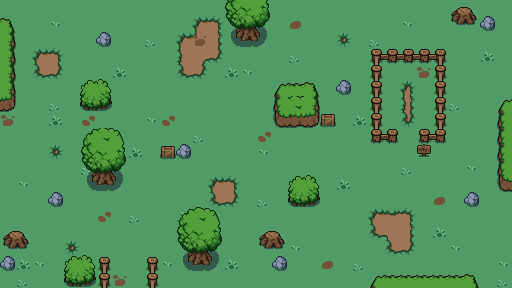

Rendered tile map (Tiled .tmx) drawn with the repository's tilesets; below, a short description and the map source with its tile grids summarised:
An orthogonal 32x18 tile map with 16x16 px tiles, 3 tile layers (ground, bgd_1, fgd_1), 2 tilesets and 49 objects (5x SLIME, 2x CHEST, PLAYER, BLOB).

<map version="1.10" tiledversion="1.11.0" orientation="orthogonal" renderorder="right-down" width="32" height="18" tilewidth="16" tileheight="16" infinite="0" nextlayerid="6" nextobjectid="13">
 <properties>
  <property name="music" value="fields.ogg" />
 </properties>
 <tileset firstgid="1" name="map" tilewidth="16" tileheight="16" spacing="6" margin="3" tilecount="121" columns="11">
  <image source="../graphics/map.png" width="242" height="242" />
  <tile id="3">
   <objectgroup draworder="index" id="2">
    <object id="1" x="0" y="10.125" width="16" height="5.875" />
   </objectgroup>
  </tile>
  <tile id="14">
   <objectgroup draworder="index" id="2">
    <object id="1" x="0" y="1" width="16" height="15" />
   </objectgroup>
  </tile>
  <tile id="15">
   <objectgroup draworder="index" id="2">
    <object id="1" x="0" y="0" width="4.375" height="9.375" />
   </objectgroup>
  </tile>
  <tile id="16">
   <objectgroup draworder="index" id="2">
    <object id="1" x="0" y="0" width="13" height="9" />
   </objectgroup>
  </tile>
  <tile id="17">
   <objectgroup draworder="index" id="2">
    <object id="1" x="0" y="7" width="11" height="9" />
   </objectgroup>
  </tile>
  <tile id="22">
   <objectgroup draworder="index" id="2">
    <object id="1" x="0" y="1" width="15" height="15" />
   </objectgroup>
  </tile>
  <tile id="23">
   <objectgroup draworder="index" id="2">
    <object id="1" x="2" y="0" width="13" height="16" />
   </objectgroup>
  </tile>
  <tile id="24">
   <objectgroup draworder="index" id="2">
    <object id="1" x="0" y="2" width="16" height="13" />
   </objectgroup>
  </tile>
  <tile id="26">
   <objectgroup draworder="index" id="2">
    <object id="1" x="0" y="1" width="15" height="15" />
   </objectgroup>
  </tile>
  <tile id="27">
   <objectgroup draworder="index" id="2">
    <object id="1" x="0" y="0" width="15" height="16" />
   </objectgroup>
  </tile>
  <tile id="28">
   <objectgroup draworder="index" id="2">
    <object id="1" x="2" y="1" width="13" height="15" />
   </objectgroup>
  </tile>
  <tile id="29">
   <objectgroup draworder="index" id="2">
    <object id="1" x="2" y="0" width="13" height="16" />
   </objectgroup>
  </tile>
  <tile id="33">
   <objectgroup draworder="index" id="2">
    <object id="1" x="0" y="0" width="15" height="16" />
   </objectgroup>
  </tile>
  <tile id="35">
   <objectgroup draworder="index" id="2">
    <object id="1" x="1" y="0" width="14" height="13" />
   </objectgroup>
  </tile>
  <tile id="37">
   <objectgroup draworder="index" id="2">
    <object id="1" x="0" y="0" width="16" height="16" />
   </objectgroup>
  </tile>
  <tile id="44">
   <objectgroup draworder="index" id="2">
    <object id="1" x="0" y="0" width="16" height="9" />
   </objectgroup>
  </tile>
  <tile id="51">
   <objectgroup draworder="index" id="2">
    <object id="1" x="0" y="0" width="15" height="15" />
   </objectgroup>
  </tile>
  <tile id="55">
   <objectgroup draworder="index" id="2">
    <object id="1" x="0" y="1" width="16" height="15" />
   </objectgroup>
  </tile>
  <tile id="56">
   <objectgroup draworder="index" id="2">
    <object id="1" x="0" y="0" width="16" height="16" />
   </objectgroup>
  </tile>
  <tile id="58">
   <objectgroup draworder="index" id="2">
    <object id="1" x="0" y="0" width="16" height="16" />
   </objectgroup>
  </tile>
  <tile id="59">
   <objectgroup draworder="index" id="2">
    <object id="1" x="2" y="3" width="14" height="13" />
   </objectgroup>
  </tile>
  <tile id="66">
   <objectgroup draworder="index" id="2">
    <object id="1" x="0" y="0" width="16" height="16" />
   </objectgroup>
  </tile>
  <tile id="71">
   <objectgroup draworder="index" id="2">
    <object id="1" x="0" y="0" width="16" height="16" />
   </objectgroup>
  </tile>
  <tile id="72">
   <objectgroup draworder="index" id="2">
    <object id="1" x="11.75" y="0" width="4.25" height="6" />
   </objectgroup>
  </tile>
  <tile id="75">
   <objectgroup draworder="index" id="2">
    <object id="1" x="1" y="0" width="15" height="16" />
   </objectgroup>
  </tile>
  <tile id="76">
   <objectgroup draworder="index" id="2">
    <object id="1" x="0" y="0" width="16" height="16" />
   </objectgroup>
  </tile>
  <tile id="79">
   <objectgroup draworder="index" id="2">
    <object id="1" x="1" y="0" width="15" height="16" />
   </objectgroup>
  </tile>
  <tile id="84">
   <objectgroup draworder="index" id="2">
    <object id="1" x="2" y="0" width="14" height="16" />
   </objectgroup>
  </tile>
  <tile id="85">
   <objectgroup draworder="index" id="2">
    <object id="1" x="0" y="2" width="15" height="14" />
   </objectgroup>
  </tile>
  <tile id="89">
   <objectgroup draworder="index" id="2">
    <object id="1" x="2" y="0" width="14" height="16" />
   </objectgroup>
  </tile>
  <tile id="98">
   <objectgroup draworder="index" id="2">
    <object id="1" x="0" y="0" width="16" height="15" />
   </objectgroup>
  </tile>
  <tile id="102">
   <objectgroup draworder="index" id="2">
    <object id="1" x="2" y="1" width="14" height="15" />
   </objectgroup>
  </tile>
  <tile id="106">
   <objectgroup draworder="index" id="2">
    <object id="1" x="0" y="0" width="16" height="15" />
   </objectgroup>
  </tile>
  <tile id="107">
   <objectgroup draworder="index" id="2">
    <object id="1" x="2" y="1" width="13" height="15" />
   </objectgroup>
  </tile>
  <tile id="113">
   <objectgroup draworder="index" id="2">
    <object id="1" x="0" y="3" width="16" height="13" />
   </objectgroup>
  </tile>
  <tile id="115">
   <objectgroup draworder="index" id="2">
    <object id="1" x="11.5" y="11.625" width="4.5" height="4.375" />
   </objectgroup>
  </tile>
  <tile id="116">
   <objectgroup draworder="index" id="2">
    <object id="1" x="3" y="0" width="13" height="9" />
   </objectgroup>
  </tile>
  <tile id="117">
   <objectgroup draworder="index" id="2">
    <object id="1" x="3" y="7" width="13" height="9" />
   </objectgroup>
  </tile>
  <tile id="118">
   <objectgroup draworder="index" id="2">
    <object id="1" x="0" y="12" width="2.375" height="4" />
   </objectgroup>
  </tile>
  <tile id="119">
   <objectgroup draworder="index" id="2">
    <object id="1" x="2" y="1" width="14" height="15" />
   </objectgroup>
  </tile>
 </tileset>
 <tileset firstgid="122" name="entities" tilewidth="48" tileheight="48" tilecount="3" columns="0">
  <grid orientation="orthogonal" width="1" height="1" />
  <tile id="1">
   <image source="images/player.png" width="48" height="48" />
  </tile>
  <tile id="2">
   <image source="images/slime.png" width="32" height="32" />
  </tile>
  <tile id="3">
   <image source="images/chest.png" width="16" height="16" />
  </tile>
 </tileset>
 <layer id="1" name="ground" width="32" height="18">
  <data>[576 cells, 576 non-empty, 18 distinct tile ids]</data>
 </layer>
 <layer id="2" name="bgd_1" width="32" height="18">
  <data>[576 cells, 98 non-empty, 33 distinct tile ids]</data>
 </layer>
 <layer id="3" name="fgd_1" width="32" height="18">
  <data>[576 cells, 34 non-empty, 13 distinct tile ids]</data>
 </layer>
 <objectgroup id="4" name="entities">
  <object id="1" name="PLAYER" gid="123" x="22.75" y="270" width="48" height="48" />
  <object id="2" name="CHEST" gid="125" x="400" y="80" width="16" height="16" />
  <object id="3" name="SLIME" gid="124" x="379" y="99.75" width="32" height="32" />
  <object id="4" name="SLIME" gid="124" x="409.5" y="112.25" width="32" height="32" />
  <object id="5" name="SLIME" gid="124" x="87.1703" y="230.541" width="32" height="32" />
  <object id="6" name="SLIME" gid="124" x="127.5" y="91" width="32" height="32" />
  <object id="7" name="SLIME" gid="124" x="335" y="229.5" width="32" height="32" />
  <object id="8" name="CHEST" gid="125" x="432" y="16" width="16" height="16" />
  </objectgroup>
</map>
<!-- 1 of 49 objects omitted -->
